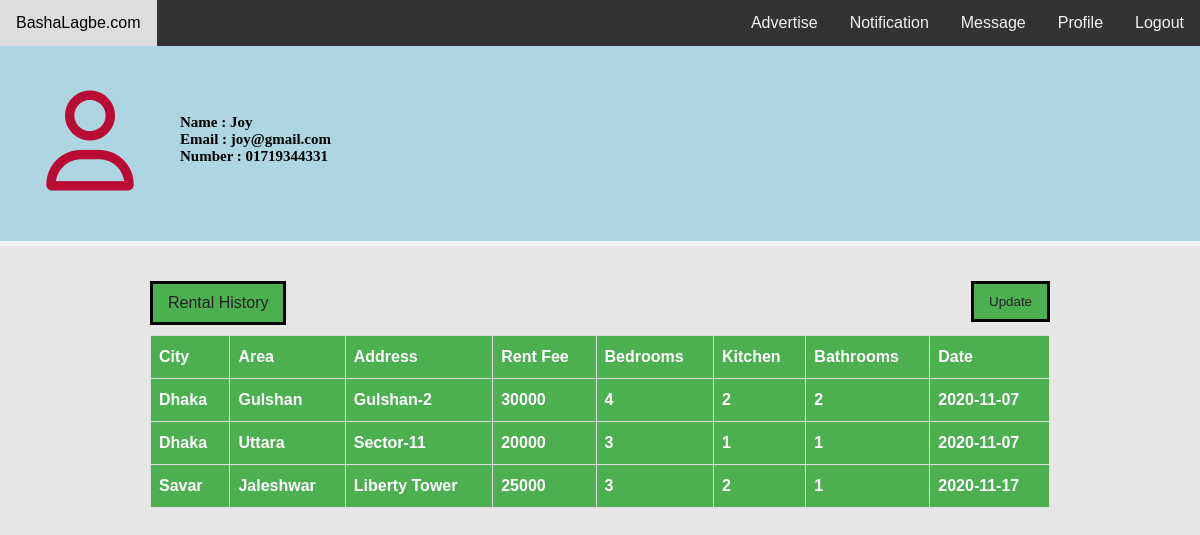
The page /profile.php (signed in) on the database its author committed.
### tables this page shows
CREATE TABLE `user` (
  `user_id` int(11) NOT NULL,
  `name` varchar(255) NOT NULL,
  `email` varchar(255) NOT NULL,
  `password` varchar(255) NOT NULL,
  `mobile` int(11) NOT NULL,
  `user_type` varchar(11) NOT NULL
);

CREATE TABLE `rent` (
  `rent_id` int(11) NOT NULL,
  `city` varchar(25) NOT NULL,
  `area` varchar(25) NOT NULL,
  `address` varchar(255) NOT NULL,
  `rent_fee` int(11) NOT NULL,
  `picture` varchar(255) NOT NULL,
  `rooms` int(11) NOT NULL,
  `kitchen` int(11) NOT NULL,
  `bathroom` int(11) NOT NULL,
  `user_id` int(11) NOT NULL,
  `date` date NOT NULL DEFAULT current_timestamp()
);

### profile.php (the view, shortened to what this page needs)
<!DOCTYPE html>
<html lang="en">
<head>
    <link rel="stylesheet" href="profile-style.css">
    <link rel="stylesheet" href="index-style.css">
</head>
<body>
    <?php include("header.php"); ?>
        <div class="profile-header">
            <div class="user-detail">
                <div class="user-image">
                    <i class="far fa-user"></i>
                </div>
<?php
	include "db-connect.php";
	$userid = $_SESSION['id'];
	$query = "SELECT name, email, mobile FROM user WHERE user_id = '$userid'";
	$query_run = mysqli_query($connect,$query);
	if(mysqli_num_rows($query_run) > 0)
	{
		$row = mysqli_fetch_assoc($query_run);
		echo "<br>";
		echo "<br>";
		echo "<br>";
		echo "<br>";
	 	echo "Name : " . $row['name'] . " <br> Email : " . $row['email'] .
		" <br> Number : 0" . $row['mobile'] . "<br>";
	}
?>
            </div>
        </div>
        <div class="tab-panel-main">
            <div class="tab">Rental History</div>
           <a href="testing/index.php"><button class="tab1">Update</button></a>
            <table id="customers">
                <tr>
                    <th>City</th>
                    <th>Area</th>
                    <th>Address</th>
                    <th>Rent Fee</th>
                    <th>Bedrooms</th>
                    <th>Kitchen</th>
                    <th>Bathrooms</th>
                    <th>Date</th>
                </tr>
<?php
	include "db-connect.php";
	$userid = $_SESSION['id'];
	$query = "SELECT * FROM rent WHERE user_id = '$userid'";
	$query_run = mysqli_query($connect, $query);
	if(mysqli_num_rows($query_run) > 0)
	{
		while($row = mysqli_fetch_assoc($query_run)){
			echo "<tr>";
            echo    "<th>" . $row['city'] . "</th>";
            echo    "<th>" . $row['area'] . "</th>";
            echo    "<th>" . $row['address'] . "</th>";
            echo    "<th>" . $row['rent_fee'] . "</th>";
            echo    "<th>" . $row['rooms'] . "</th>";
            echo    "<th>" . $row['kitchen'] . "</th>";
            echo    "<th>" . $row['bathroom'] . "</th>";
            echo    "<th>" . $row['date'] . "</th>";
            echo "</tr>";
		}
	}
	else {
		echo "0 results";
	}
?>
			</table>
		</div>
    </body>
</html>

### profile-style.css (style rules this page uses)
* { padding: 0; margin: 0; }
.profile-header { height: 200px; width: 100%; background-color: #aed5e2; border-bottom: 5px solid #f2f2f2; }
.user-detail { width: 75%; margin: 0 ; height: 100%; font-size: 15px; font-weight: bold; color: black; }
.user-image { float: left; position: relative; width: 20%; height: 100%; height: 140px; text-align: center; }
.user-image .far { width: 80%; height: 100%; margin-top: 45px; font-size: 100px; color: #ba0b34; }
.tab-panel-main { padding-top: 30px; width: 75%; margin: 5px auto; }
.tab { font-family: Arial, Helvetica, sans-serif; color: #222; display: inline-block; padding: 10px 15px; border: 3px solid #000000; margin-bottom: 10px; cursor: pointer; background: #4CAF50; }
.tab1 { font-family: Arial, Helvetica, sans-serif; color: #222; display: inline-block; padding: 10px 15px; border: 3px solid #000000; margin-bottom: 10px; cursor: pointer; background: #4CAF50; float: right; transition: 0.5s all; }
#customers { font-family: "Trebuchet MS", Arial, Helvetica, sans-serif; border-collapse: collapse; width: 100%; }
#customers td, #customers th { border: 1px solid #ddd; padding: 8px; }
#customers tr:nth-child(even) { background-color: #f2f2f2; }
#customers tr { background-color: #ddd; }
#customers th { padding-top: 12px; padding-bottom: 12px; text-align: left; background-color: #4CAF50; color: white; }

### index-style.css (style rules this page uses)
* { box-sizing: border-box; }
html, body { height: 100%; margin: 0; padding: 0; background-color: #e6e6e6; font-family: 'Lora', serif; }
a { text-decoration: none; color: inherit; }

### rows shown on the page
user: name "Joy", email "joy@gmail.com", mobile "1719344331"
rent: city "Dhaka", area "Gulshan", address "Gulshan-2", rent_fee "30000", rooms "4", kitchen "2", bathroom "2", date "2020-11-07"
rent: city "Dhaka", area "Uttara", address "Sector-11", rent_fee "20000", rooms "3", kitchen "1", bathroom "1", date "2020-11-07"
rent: city "Savar", area "Jaleshwar", address "Liberty Tower", rent_fee "25000", rooms "3", kitchen "2", bathroom "1", date "2020-11-17"
